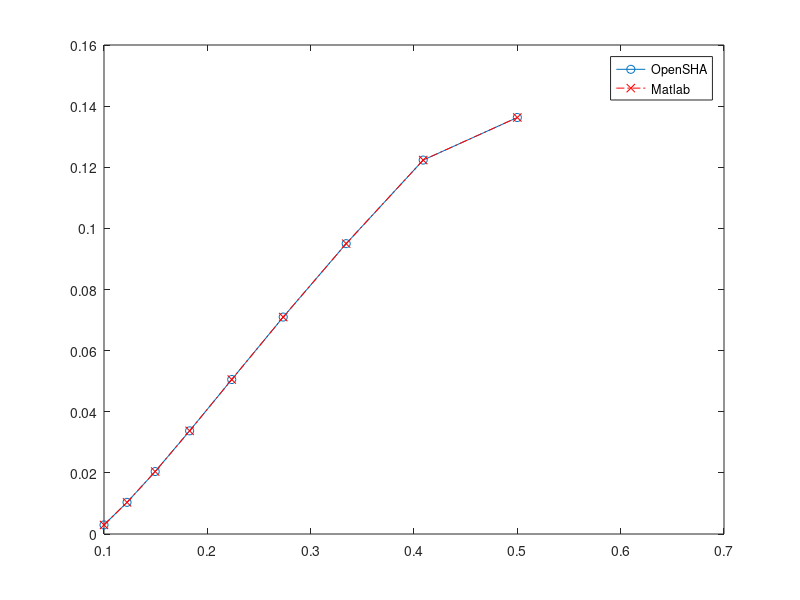

Reproduce this figure in MATLAB.
function temp

% meansigma_ml=[0.10000    0.26689    0.17849 
%    0.12228    0.29802    0.19659 
%    0.14953    0.33281    0.21653 
%    0.18286    0.35964    0.23457 
%    0.22361    0.37079    0.24119 
%    0.27344    0.36898    0.24283 
%    0.33437    0.35470    0.23633 
%    0.40888    0.33015    0.21914 
%    0.50000    0.30584    0.20736];
% % 
% meansigma_java=[0.10000000000000002 0.2668885863560815 0.1784860711647104
% 0.1222844544993852 0.2980249513014719 0.19659357003908323
% 0.1495348781221221 0.33280987630402314 0.21652577170034826
% 0.18285790999795748 0.3596381341688383 0.23457407011790113
% 0.22360679774997905 0.37079179194562295 0.24118509350790657
% 0.2734363528521053 0.3689819206306244 0.24282685221210262
% 0.33437015248821106 0.35470238480470945 0.2363339051237758
% 0.40888271697897133 0.3301513135281545 0.21913797507405688
% 0.5000000000000001 0.30583631827480134 0.20735867847566664];
% 
% plot(meansigma_java(:,1),meansigma_java(:,2),'o-'); hold on;
% plot(meansigma_ml(:,1),meansigma_ml(:,2),'x-.r');
% legend('Matlab','OpenSHA');

weightmean_ml=[0.10000    0.01114    0.00297 
   0.12228    0.02477    0.01036 
   0.14953    0.03029    0.02043 
   0.18286    0.03704    0.03375 
   0.22361    0.04529    0.05055 
   0.27344    0.05538    0.07098 
   0.33437    0.06772    0.09500 
   0.40888    0.08281    0.12235 
   0.50000    0.04556    0.13628 ];

weightmean_java=[0.10000000000000002 0.01114222724969259 0.002973733279528665
0.1222844544993852 0.02476743906106104 0.010355048099563554
0.1495348781221221 0.03028672774928614 0.0204347702154571
0.18285790999795748 0.037035959813928473 0.03375431370009041
0.22360679774997905 0.04528922142707392 0.05054718526885725
0.2734363528521053 0.055381677369116006 0.07098202295225926
0.33437015248821106 0.067723182063433 0.09500359713672248
0.40888271697897133 0.08281492375589453 0.12234505299446502
0.5000000000000001 0.04555864151051439 0.13627854017964228];

plot(weightmean_java(:,1),weightmean_java(:,3),'o-'); hold on;
plot(weightmean_ml(:,1),weightmean_ml(:,3),'x-.r');
legend('OpenSHA','Matlab');

